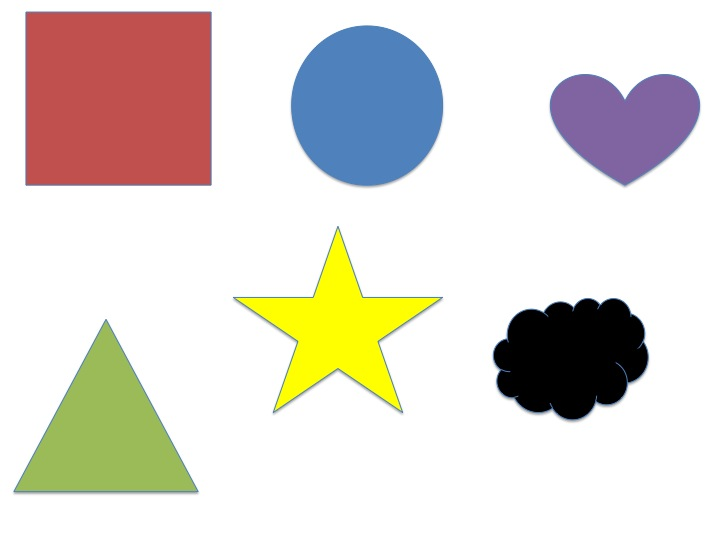
#> input picture test_scripts/python/shapes2.jpg, 720 x 540 px
$ python contours.py   (Python 2 division)   (older library calls are emulated)
#> lines starting #> are read from the running program, lines starting #| are printed output that depends on the picture; after the words box and inside, x2 and y2 are one past the last pixel; in counts of white or black regions, pixels touching at a corner belong together
#!/usr/bin/env python

'''
This program illustrates the use of findContours and drawContours.
The original image is put up along with the image of drawn contours.

Usage:
    contours.py
A trackbar is put up which controls the contour level from -3 to 3
'''

import numpy as np
import cv2

def make_image():
    img = np.zeros((500, 500), np.uint8)
    black, white = 0, 255
    for i in xrange(6):
        dx = (i%2)*250 - 30
        dy = (i/2)*150

        if i == 0:
            for j in xrange(11):
                angle = (j+5)*np.pi/21
                c, s = np.cos(angle), np.sin(angle)
                x1, y1 = np.int32([dx+100+j*10-80*c, dy+100-90*s])
                x2, y2 = np.int32([dx+100+j*10-30*c, dy+100-30*s])
                cv2.line(img, (x1, y1), (x2, y2), white)

        cv2.ellipse( img, (dx+150, dy+100), (100,70), 0, 0, 360, white, -1 )
        cv2.ellipse( img, (dx+115, dy+70), (30,20), 0, 0, 360, black, -1 )
        cv2.ellipse( img, (dx+185, dy+70), (30,20), 0, 0, 360, black, -1 )
        cv2.ellipse( img, (dx+115, dy+70), (15,15), 0, 0, 360, white, -1 )
        cv2.ellipse( img, (dx+185, dy+70), (15,15), 0, 0, 360, white, -1 )
        cv2.ellipse( img, (dx+115, dy+70), (5,5), 0, 0, 360, black, -1 )
        cv2.ellipse( img, (dx+185, dy+70), (5,5), 0, 0, 360, black, -1 )
        cv2.ellipse( img, (dx+150, dy+100), (10,5), 0, 0, 360, black, -1 )
        cv2.ellipse( img, (dx+150, dy+150), (40,10), 0, 0, 360, black, -1 )
        cv2.ellipse( img, (dx+27, dy+100), (20,35), 0, 0, 360, white, -1 )
        cv2.ellipse( img, (dx+273, dy+100), (20,35), 0, 0, 360, white, -1 )
    return img

if __name__ == '__main__':
    print __doc__


    #img = cv2.loadimage('shapes.jpg')
    im = cv2.imread('shapes2.jpg')
#> im is the input picture: shape (540, 720, 3); mean B, G, R 209.7, 216.8, 222.6
    imgray = cv2.cvtColor(im, cv2.COLOR_BGR2GRAY)
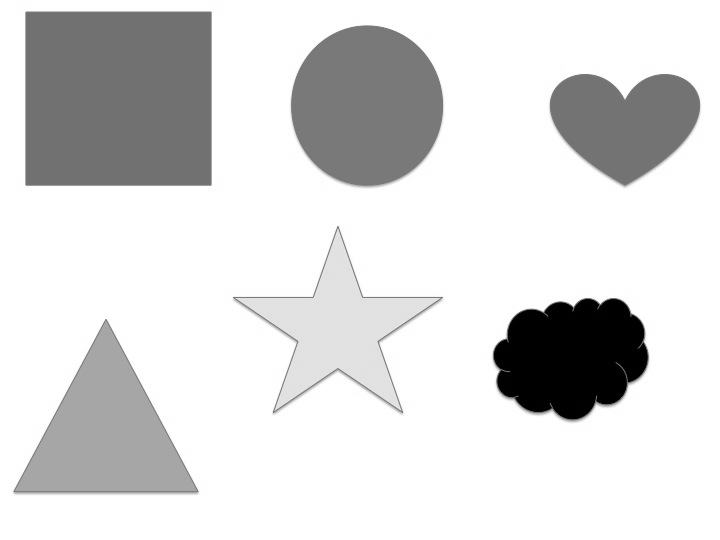
#> imgray: shape (540, 720); min 0, max 255, mean 217.7
    ret, thresh = cv2.threshold(imgray, 127,255,cv2.THRESH_BINARY)
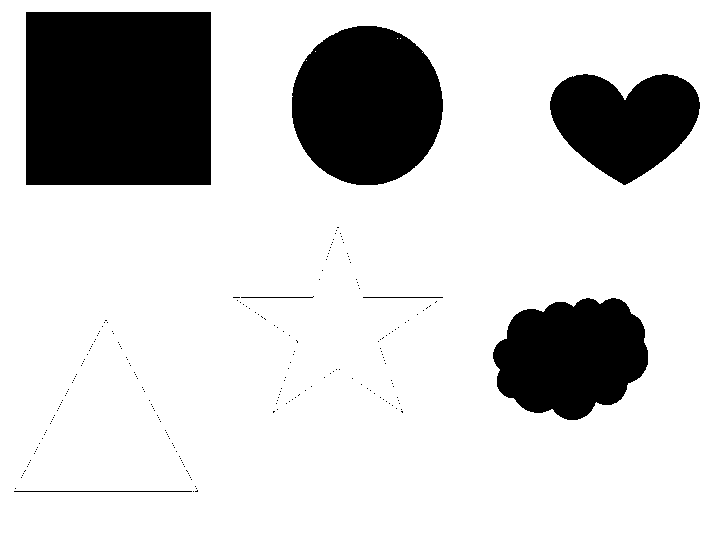
#> thresh: shape (540, 720); 80.2% white; 219 black regions (212 under 20 px)
    #contours2, hierarchy2 = cv2.findContours(thresh,cv2.RETR_EXTERNAL,cv2.CHAIN_APPROX_SIMPLE)
    #contours2, hierarchy2 = cv2.findContours(thresh,cv2.RETR_LIST,cv2.CHAIN_APPROX_SIMPLE)
    contours2, hierarchy2 = cv2.findContours(thresh,cv2.RETR_CCOMP,cv2.CHAIN_APPROX_TC89_KCOS)
#> contours2 = 235 contours, 230 with area under 20; largest, box (x1, y1, x2, y2) and area: (0, 0, 720, 540) 387541, (25, 11, 212, 186) 32006, (291, 25, 444, 186) 19259, (492, 297, 649, 421) 14483, (549, 73, 701, 186) 11710
    #contours2, hierarchy2 = cv2.findContours(thresh,cv2.RETR_TREE,cv2.CHAIN_APPROX_TC89_KCOS)
    cv2.drawContours(im,contours2,-1,(0,255,0),3)
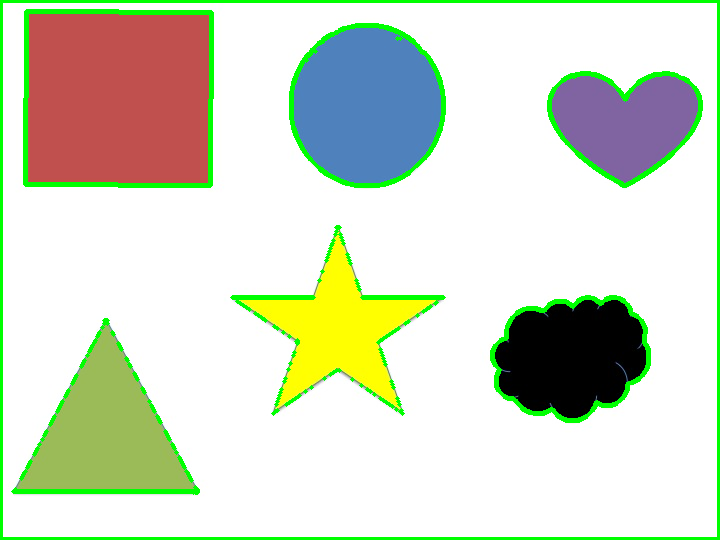
#> im: shape (540, 720, 3); 5.69% of pixels changed, all inside (x1, y1, x2, y2) = (0, 0, 720, 540)
    cnt = contours2[0]
#> cnt = [[306, 60]]

    cv2.imshow('image', imgray)
    cv2.imshow('image2', im)


    # [14 lines of commented-out code are left out]
    0xFF & cv2.waitKey()
    cv2.destroyAllWindows()

$ run again, with test_scripts/python/shapes.jpg copied over test_scripts/python/shapes2.jpg
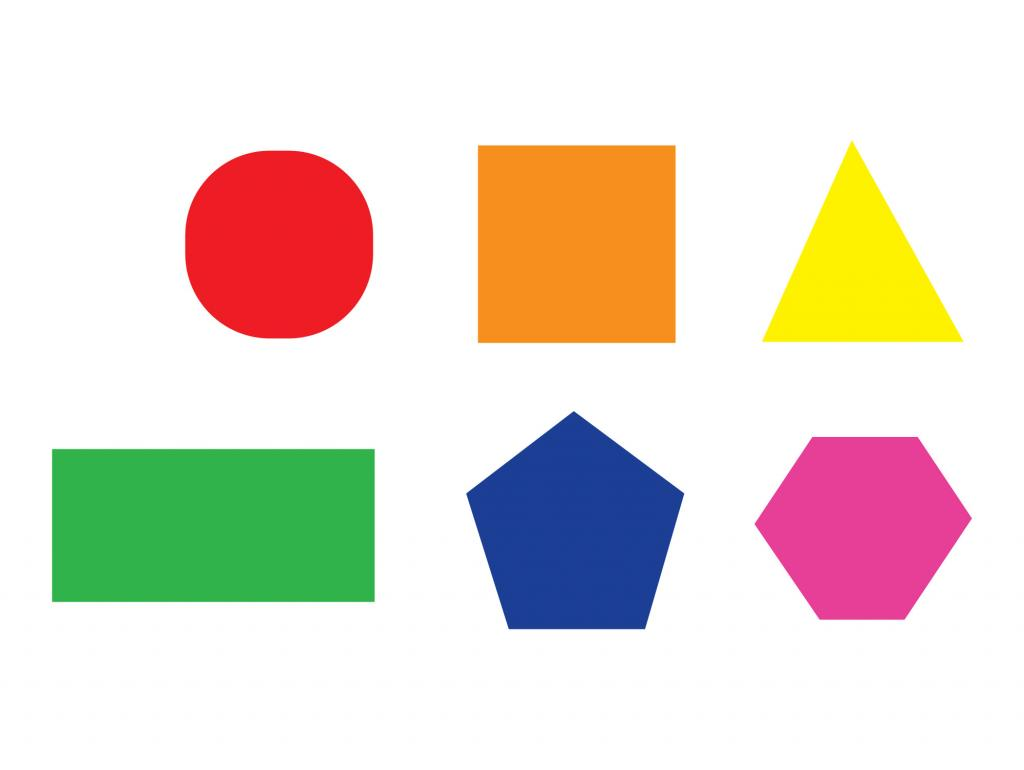
#> input picture test_scripts/python/shapes.jpg, 1024 x 770 px
#> im is the input picture: shape (770, 1024, 3); mean B, G, R 209.7, 220.8, 230.4
#> `ret, thresh = cv2.threshold(imgray, 127,255,cv2.THRESH_BINARY)`:
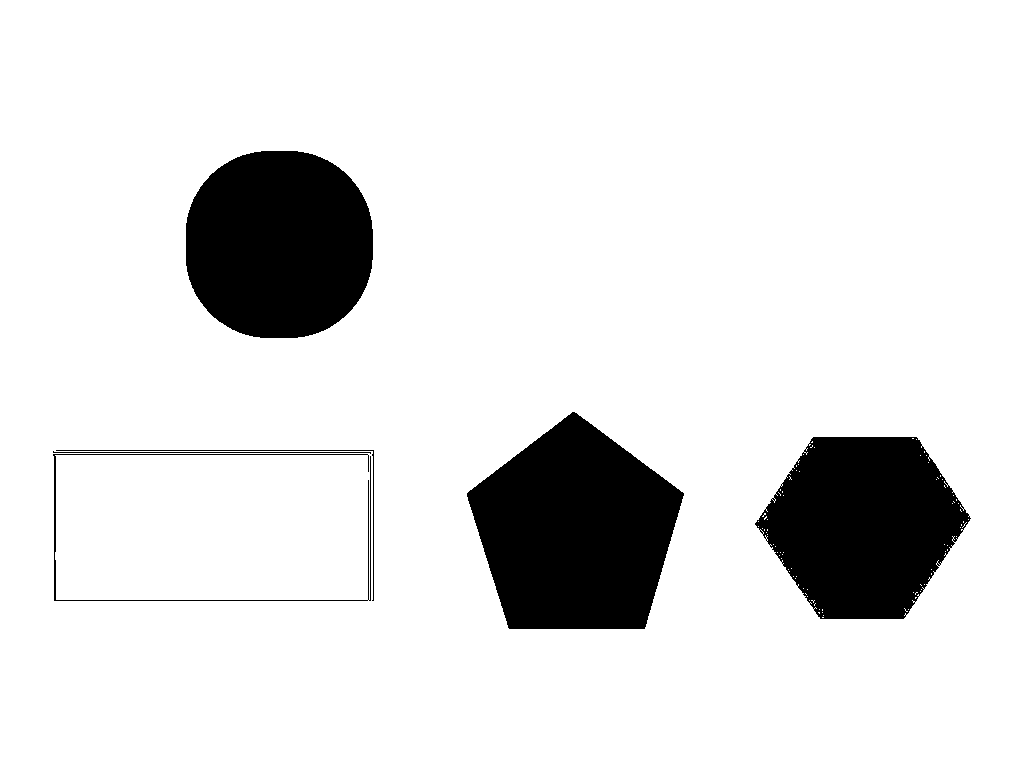
#> thresh: shape (770, 1024); 88.4% white; 6 black regions
#> contours2 = 103 contours, 96 with area under 20; largest, box (x1, y1, x2, y2) and area: (0, 0, 1024, 770) 786687, (466, 411, 685, 630) 33261, (185, 150, 374, 339) 29344, (754, 436, 972, 620) 28190, (52, 453, 369, 601) 856, (55, 450, 375, 601) 381, (52, 450, 371, 455) 319
#> `cv2.drawContours(im,contours2,-1,(0,255,0),3)`:
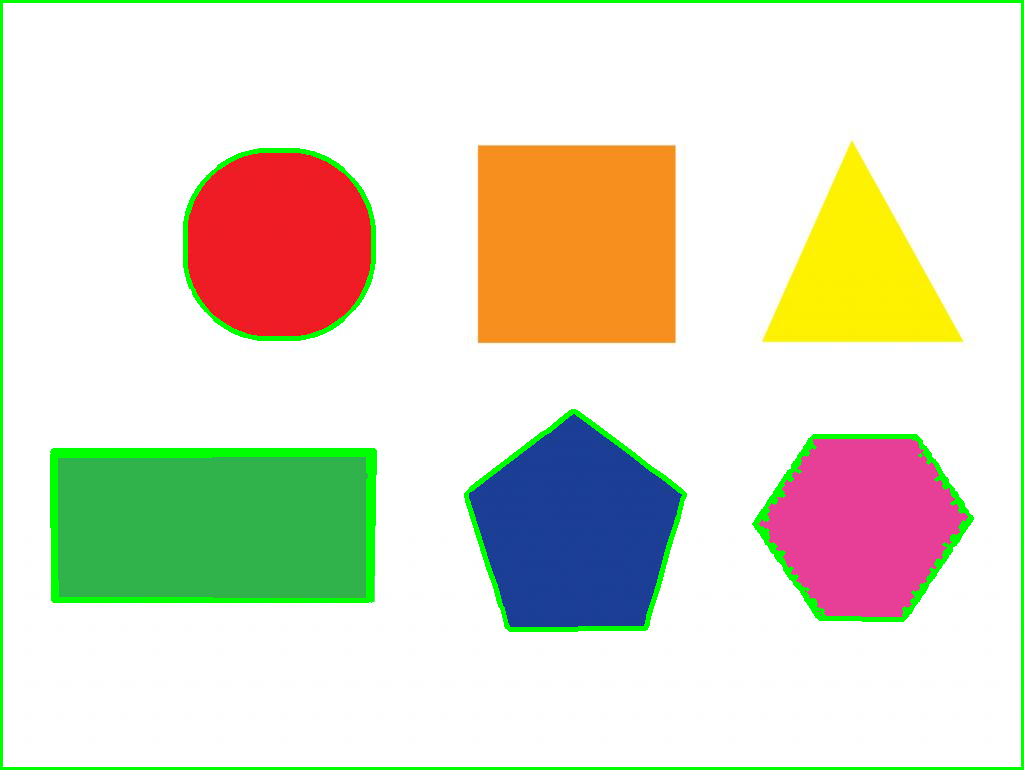
#> im: shape (770, 1024, 3); 3.63% of pixels changed, all inside (x1, y1, x2, y2) = (0, 0, 1024, 770)
#> cnt = [[823, 617]]
